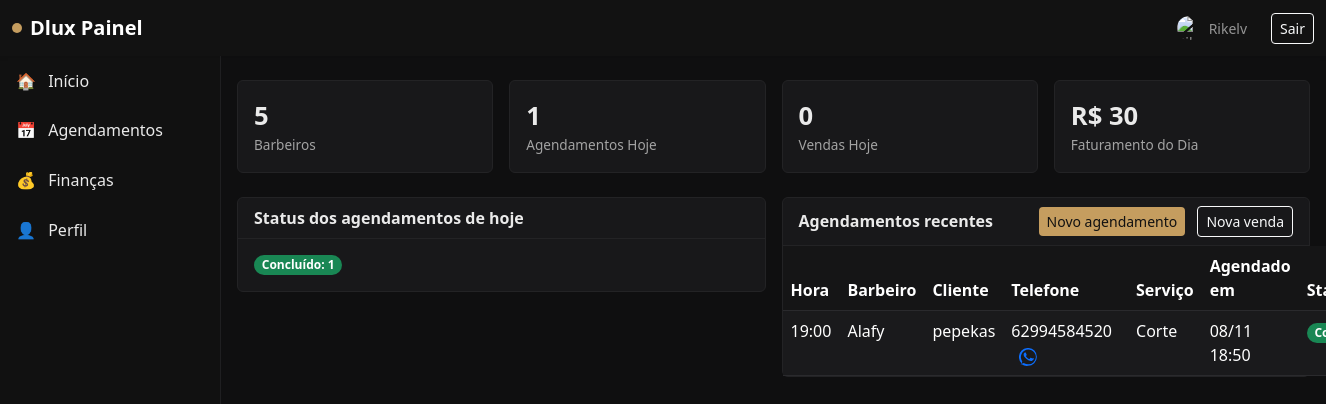
The app's page /painel/admin/ (signed in) with its own data.
### users/models.py (models this page shows, shortened)
class User(AbstractUser):
    BARBER = 'barber'
    ADMIN = 'admin'
    ROLE_CHOICES = [
        (BARBER, 'Barbeiro'),
        (ADMIN, 'Administrador'),
    ]
    role = models.CharField(max_length=16, choices=ROLE_CHOICES, default=BARBER)
    display_name = models.CharField(max_length=255, blank=True)
    avatar = models.ImageField(upload_to='avatars/', blank=True, null=True)
    phone = models.CharField(max_length=32, blank=True)

### appointments/models.py (models this page shows, shortened)
class Appointment(models.Model):
    STATUS_SCHEDULED = 'scheduled'
    STATUS_DONE = 'done'
    STATUS_CANCELLED = 'cancelled'
    STATUS_CHOICES = [
        (STATUS_SCHEDULED, 'Agendado'),
        (STATUS_DONE, 'Finalizado'),
        (STATUS_CANCELLED, 'Cancelado'),
    ]
    barber = models.ForeignKey(User, on_delete=models.CASCADE, limit_choices_to={'role': User.BARBER}, related_name='appointments')
    client_name = models.CharField(max_length=120)
    client_phone = models.CharField(max_length=32)
    service = models.ForeignKey(Service, on_delete=models.PROTECT)
    start_datetime = models.DateTimeField()
    end_datetime = models.DateTimeField()
    status = models.CharField(max_length=12, choices=STATUS_CHOICES, default=STATUS_SCHEDULED)
    notes = models.TextField(blank=True)
    created_at = models.DateTimeField(auto_now_add=True)
    class Meta:
        indexes = [
            models.Index(fields=['barber', 'start_datetime']),
            models.Index(fields=['status']),
        ]

### services/models.py (models this page shows, shortened)
class Service(models.Model):
    title = models.CharField(max_length=120)
    price = models.DecimalField(max_digits=8, decimal_places=2)
    duration_minutes = models.PositiveIntegerField(default=30)
    active = models.BooleanField(default=True)

### users/views.py (the view)
# urls.py: path('painel/admin/', dashboard_admin, name='dashboard_admin'),
@login_required
def dashboard_admin(request: HttpRequest):
    now_local = timezone.localtime()
    Appointment.objects.filter(status='scheduled', end_datetime__lte=timezone.now()).update(status='done')
    today_start = now_local.replace(hour=0, minute=0, second=0, microsecond=0)
    today_end = today_start + timezone.timedelta(days=1)
    appts_today = Appointment.objects.filter(
        start_datetime__gte=today_start,
        start_datetime__lt=today_end,
    )
    sales_today = Sale.objects.filter(
        created_at__gte=today_start,
        created_at__lt=today_end,
        status='paid'
    )
    status_breakdown = appts_today.values('status').annotate(c=Count('id'))
    appts_done_today = appts_today.filter(status='done')
    appts_value_today = appts_done_today.aggregate(total=Sum('service__price'))['total'] or 0
    sales_value_today = sales_today.aggregate(total=Sum('amount'))['total'] or 0
    sales_total = (appts_value_today or 0) + (sales_value_today or 0)
    barbers_count = 5
    return render(request, 'dashboard_admin.html', {
        'kpis': {
            'appointments_count': appts_today.count(),
            'sales_count': sales_today.count(),
            'sales_total': sales_total,
            'barbers_count': barbers_count,
        },
        'status_breakdown': status_breakdown,
        'appointments_today': appts_today.order_by('start_datetime')[:10],
    })

### templates/dashboard_admin.html (shortened to what this page needs)
{% extends 'base.html' %}
{% block content %}
<div class="row g-3 mb-4">
  <div class="col-sm-6 col-lg-3">
    <div class="card card-panel">
      <div class="card-body">
        <div class="kpi">{{ kpis.barbers_count }}</div>
        <div class="kpi-label">Barbeiros</div>
      </div>
    </div>
  </div>
  <div class="col-sm-6 col-lg-3">
    <div class="card card-panel">
      <div class="card-body">
        <div class="kpi">{{ kpis.appointments_count }}</div>
        <div class="kpi-label">Agendamentos Hoje</div>
      </div>
    </div>
  </div>
  <div class="col-sm-6 col-lg-3">
    <div class="card card-panel">
      <div class="card-body">
        <div class="kpi">{{ kpis.sales_count }}</div>
        <div class="kpi-label">Vendas Hoje</div>
      </div>
    </div>
  </div>
  <div class="col-sm-6 col-lg-3">
    <div class="card card-panel">
      <div class="card-body">
        <div class="kpi">R$ {{ kpis.sales_total }}</div>
        <div class="kpi-label">Faturamento do Dia</div>
      </div>
    </div>
  </div>
</div>
<div class="row g-3">
  <div class="col-lg-6">
    <div class="card card-panel mb-4">
      <div class="card-header fw-semibold">Status dos agendamentos de hoje</div>
      <div class="card-body">
        {% if status_breakdown %}
          <div class="d-flex flex-wrap gap-2">
            {% for item in status_breakdown %}
              {% if item.status == 'scheduled' %}
                <span class="badge rounded-pill text-bg-secondary">Agendado: {{ item.c }}</span>
              {% elif item.status == 'done' %}
                <span class="badge rounded-pill bg-success">Concluído: {{ item.c }}</span>
              {% elif item.status == 'cancelled' %}
                <span class="badge rounded-pill bg-danger">Cancelado: {{ item.c }}</span>
              {% elif item.status == 'no_show' %}
                <span class="badge rounded-pill bg-warning text-dark">Faltou: {{ item.c }}</span>
              {% else %}
                <span class="badge rounded-pill badge-accent">{{ item.status }}: {{ item.c }}</span>
              {% endif %}
            {% endfor %}
          </div>
        {% else %}
          <div class="muted">Sem agendamentos hoje.</div>
        {% endif %}
      </div>
    </div>
  </div>
  <div class="col-lg-6">
    <div class="card card-panel mb-4">
      <div class="card-header d-flex justify-content-between align-items-center">
        <span class="fw-semibold">Agendamentos recentes</span>
        <div>
          <a href="#" class="btn btn-sm btn-accent" data-bs-toggle="modal" data-bs-target="#quickScheduleModal">Novo agendamento</a>
          <a href="#" class="btn btn-sm btn-outline-light ms-2" data-bs-toggle="modal" data-bs-target="#newSaleModal">Nova venda</a>
        </div>
      </div>
      <div class="card-body p-0">
        <table class="table table-dark table-striped mb-0">
          <thead>
            <tr>
              <th style="width: 80px;">Hora</th>
              <th>Barbeiro</th>
              <th>Cliente</th>
              <th>Telefone</th>
              <th>Serviço</th>
              <th style="width: 140px;">Agendado em</th>
              <th style="width: 140px;">Status</th>
            </tr>
          </thead>
          <tbody>
            {% for a in appointments_today %}
            <tr>
              <td>{{ a.start_datetime|date:'H:i' }}</td>
              <td>
                {{ a.barber.display_name|default:a.barber.username }}
              </td>
              <td>{{ a.client_name }}</td>
              <td>
                {{ a.client_phone }}
                {% if a.client_phone %}
                  <a href="https://wa.me/{{ a.client_phone }}" target="_blank" class="ms-2" title="WhatsApp">
                  </a>
                {% endif %}
              </td>
              <td>
                {{ a.service.title }}
              </td>
              <td>{{ a.created_at|date:'d/m H:i' }}</td>
              <td>
                {% if a.status == 'scheduled' %}
                  <span class="badge rounded-pill text-bg-secondary">Agendado</span>
                {% elif a.status == 'done' %}
                  <span class="badge rounded-pill bg-success">Concluído</span>
                {% elif a.status == 'cancelled' %}
                  <span class="badge rounded-pill bg-danger">Cancelado</span>
                {% else %}
                  <span class="badge rounded-pill badge-accent">{{ a.status }}</span>
                {% endif %}
              </td>
            </tr>
            {% empty %}
            <tr>
              <td colspan="7" class="text-center muted">Sem registros.</td>
            </tr>
            {% endfor %}
          </tbody>
        </table>
      </div>
    </div>
  </div>
</div>
{% endblock %}

### templates/base.html (shortened to what this page needs)
<!doctype html>
<html lang="pt-br">
  <head>
    {% load static %}
    <link href="https://cdn.jsdelivr.net/npm/bootstrap@5.3.3/dist/css/bootstrap.min.css" rel="stylesheet">
    <link href="{% static 'panel.css' %}" rel="stylesheet">
  </head>
  <body>
    <nav class="navbar navbar-expand-lg navbar-dark bg-dark shadow-sm">
      <div class="container-fluid">
        <a class="navbar-brand d-flex align-items-center" href="/painel/">
          <span class="brand-dot me-2"></span>
          <span class="fw-semibold">Dlux Painel</span>
        </a>
        <div class="d-flex align-items-center gap-2">
          {% if user.is_authenticated %}
            <span class="navbar-text me-3 small d-flex align-items-center gap-2">
              {% if user.avatar %}
                <img src="{{ user.avatar.url }}" alt="avatar" class="rounded-circle" style="width:24px;height:24px;object-fit:cover;">
              {% else %}
                {% with name=user.display_name|default:user.username %}
                  {% if name|lower == 'kaue' %}
                    <img src="{% static 'assets/img/kaue.jpg' %}" alt="Kaue" class="rounded-circle" style="width:24px;height:24px;object-fit:cover;">
                  {% elif name|lower == 'kevin' %}
                    <img src="{% static 'assets/img/kevin.JPEG' %}" alt="Kevin" class="rounded-circle" style="width:24px;height:24px;object-fit:cover;">
                  {% elif name|lower == 'emerson' %}
                    <img src="{% static 'assets/img/emerson.JPG' %}" alt="Emerson" class="rounded-circle" style="width:24px;height:24px;object-fit:cover;">
                  {% elif name|lower == 'rikelv' %}
                    <img src="{% static 'assets/img/rikelv.JPEG' %}" alt="Rikelv" class="rounded-circle" style="width:24px;height:24px;object-fit:cover;">
                  {% elif name|lower == 'alefi' or name|lower == 'alafy' %}
                    <img src="{% static 'assets/img/alafy.JPEG' %}" alt="Alefi" class="rounded-circle" style="width:24px;height:24px;object-fit:cover;">
                  {% else %}
                    <span class="rounded-circle bg-secondary d-inline-flex justify-content-center align-items-center" style="width:24px;height:24px;">
                      <span class="small">{{ name|first }}</span>
                    </span>
                  {% endif %}
                {% endwith %}
              {% endif %}
              <span>{{ user.display_name|default:user.username }}</span>
            </span>
            <form method="post" action="/logout/" class="d-inline">
              <button class="btn btn-outline-light btn-sm" type="submit">Sair</button>
            </form>
          {% else %}
            <a class="btn btn-outline-light btn-sm" href="/login/">Entrar</a>
          {% endif %}
        </div>
      </div>
    </nav>
    <div class="container-fluid">
      <div class="row flex-nowrap">
        {% if user.is_authenticated %}
        <aside class="col-12 col-lg-2 sidebar p-0 collapse d-lg-block" id="sidebar">
          <div class="list-group list-group-flush">
            <a class="list-group-item list-group-item-action px-3 sidebar-link {% if request.path == '/painel/' %}active{% endif %}" href="/painel/">
              <span class="me-2">🏠</span> Início
            </a>
            <a class="list-group-item list-group-item-action px-3 sidebar-link {% if '/painel/agendamentos' in request.path %}active{% endif %}" href="/painel/agendamentos/">
              <span class="me-2">📅</span> Agendamentos
            </a>
            <a class="list-group-item list-group-item-action px-3 sidebar-link {% if '/painel/financas' in request.path %}active{% endif %}" href="/painel/financas/">
              <span class="me-2">💰</span> Finanças
            </a>
            <a class="list-group-item list-group-item-action px-3 sidebar-link {% if '/painel/perfil' in request.path %}active{% endif %}" href="/painel/perfil/">
              <span class="me-2">👤</span> Perfil
            </a>
          </div>
        </aside>
        {% endif %}
        <main class="{% if user.is_authenticated %}col py-4 px-3{% else %}col-12 py-4 px-3{% endif %}">
          {% block content %}{% endblock %}
        </main>
      </div>
    </div>
    <div id="toastContainer" class="position-fixed top-0 end-0 p-3" style="z-index: 1080"></div>
  </body>
</html>

### static/panel.css (style rules this page uses)
:root { --dlux-bg: #0f0f10; --dlux-card: #18181a; --dlux-accent: #c59d5f; --dlux-text: #eaeaea; --dlux-muted: #a3a3a3; --success: #22c55e; --danger: #ef4444; --warning: #f59e0b; }
body { background: var(--dlux-bg); color: var(--dlux-text); }
.navbar-dark.bg-dark { background-color: #121212 !important; }
.brand-dot { width: 10px; height: 10px; border-radius: 50%; background: var(--dlux-accent); display: inline-block; }
.card-panel { background: var(--dlux-card); border: 1px solid #232325; color: var(--dlux-text); }
.card-panel .card-header { border-bottom: 1px solid #232325; }
.kpi { font-weight: 700; font-size: 1.6rem; }
.kpi-label { color: var(--dlux-muted); font-size: .85rem; }
.table-dark.table { --bs-table-bg: #151516; --bs-table-striped-bg: #1a1a1c; --bs-table-border-color: #2a2a2d; }
.btn-accent { background: var(--dlux-accent); color: #111; border: none; }
.sidebar { background: #111; border-right: 1px solid #1f1f21; min-height: calc(100vh - 56px); }
.sidebar .list-group-item { background: transparent; color: var(--dlux-text); border: 0; border-radius: 0; padding-top: .8rem; padding-bottom: .8rem; }

### records on screen
User: display_name "Rikelv"
Appointment: start_datetime "19:00", barber.display_name "Alafy", client_name "pepekas", client_phone "62994584520", service "Corte", created_at "08/11 18:50", status "Concluído"

### other values on screen
{{ kpis.barbers_count }} "5"
{{ kpis.appointments_count }} "1"
{{ kpis.sales_count }} "0"
{{ kpis.sales_total }} "30"
{{ item.c }} "1"
